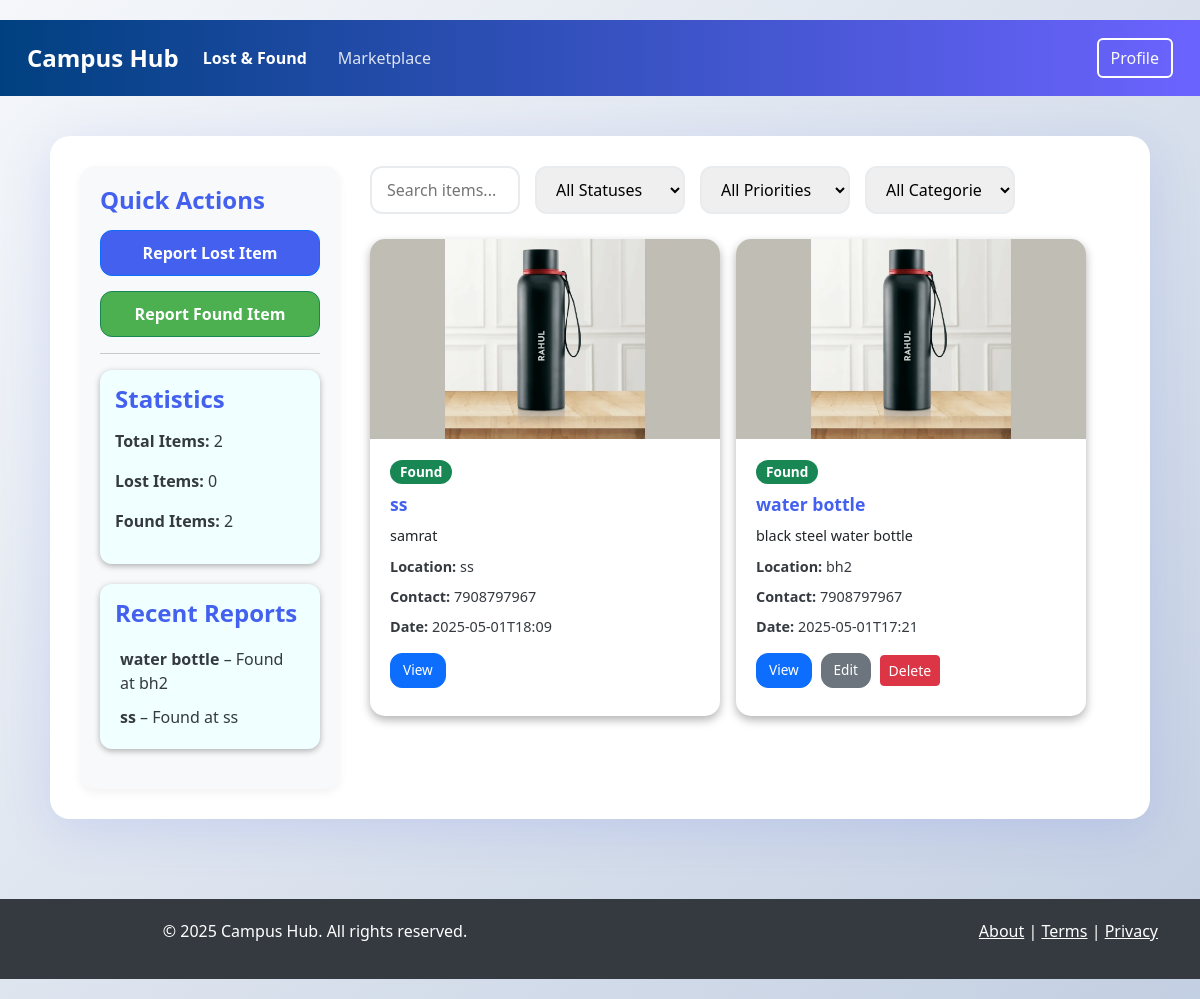
Screenshot of /lost/ (signed in) with the database file from the repository.
### tables this page shows
CREATE TABLE lost_found_item (
            id INTEGER PRIMARY KEY AUTOINCREMENT,
            name TEXT NOT NULL,
            description TEXT,
            category TEXT,
            status TEXT NOT NULL,
            priority INTEGER DEFAULT 1,
            image_path TEXT,
            date TEXT NOT NULL,
            location TEXT,
            contact_info TEXT,
            latitude REAL,
            longitude REAL,
            user_id INTEGER NOT NULL, found_by INTEGER, claimed_by INTEGER,
            FOREIGN KEY (user_id) REFERENCES user (id)
        );

### blueprints/lost_and_found/routes.py (the view)
@lost_and_found_bp.route('/')
@login_required
def dashboard():
    items = models.get_lost_found_items('date DESC')
    for item in items:
        if item.get('found_by'):
            item['found_by_user'] = models.get_user_by_id(item['found_by'])['username']
        else:
            item['found_by_user'] = None
        if item.get('claimed_by'):
            item['claimed_by_user'] = models.get_user_by_id(item['claimed_by'])['username']
        else:
            item['claimed_by_user'] = None
    items_prior = models.get_lost_found_items('priority DESC')
    total_items = len(items)
    total_lost = sum(1 for i in items if i['status'] == 'lost')
    total_found = sum(1 for i in items if i['status'] == 'found')
    recent_items = items_prior[:10]
    categories = models.get_categories('lost_found')
    return render_template('lost_and_found/dashboard.html',
                           user=models.get_user_by_id(current_user.id),
                           items=items,
                           total_items=total_items,
                           total_lost=total_lost,
                           total_found=total_found,
                           recent_items=recent_items,
                           categories=categories)

### Main.py (called while the page is built)
@login_manager.user_loader
def load_user(user_id):
    user = models.get_user_by_id(user_id)
    if user:
        return models.User(user['id'])
    return None

@app.context_processor
def inject_user_info():
    if current_user.is_authenticated:
        user = models.get_user_by_id(current_user.id)
        if user:
            return {'get_user_info': lambda: user}
    return {'get_user_info': lambda: None}

### models.py (called while the page is built, shortened)
def get_db_connection():
    conn = sqlite3.connect(DB_PATH)
    conn.row_factory = sqlite3.Row
    conn.execute('PRAGMA foreign_keys = ON')
    conn.execute('PRAGMA journal_mode = WAL')
    return conn

def get_user_by_id(user_id):
    conn = get_db_connection()
    cur = conn.cursor()
    cur.execute('SELECT * FROM user WHERE id = ?', (user_id,))
    user = cur.fetchone()
    conn.close()
    return dict(user) if user else None

def get_categories(type=None):
    conn = get_db_connection()
    cur = conn.cursor()
    if type:
        cur.execute('SELECT * FROM category WHERE type = ?', (type,))
    else:
        cur.execute('SELECT * FROM category')
    categories = [dict(row) for row in cur.fetchall()]
    conn.close()
    return categories

def get_lost_found_items(order_by=None, filters=None):
    conn = get_db_connection()
    cur = conn.cursor()
    query = '''
        SELECT i.*, u.username
        FROM lost_found_item i
        JOIN user u ON i.user_id = u.id
    '''
    params = []
    if order_by:
        query += f" ORDER BY i.{order_by}"
    cur.execute(query, params)
    items = [dict(row) for row in cur.fetchall()]
    conn.close()
    return items

### templates/lost_and_found/dashboard.html (shortened to what this page needs)
{% extends "base.html" %}
{% block lost_found_active %}active{% endblock %}
{% block content %}
<div class="hub-container">
  <div id="main-content">
    <div id="sidebar">
      <h4>Quick Actions</h4>
      <a href="{{ url_for('lost_and_found.report') }}" class="btn btn-primary">Report Lost Item</a>
      <a href="{{ url_for('lost_and_found.report') }}" class="btn btn-success">Report Found Item</a>
      <hr>
      <div class="stats">
      <h4>Statistics</h4>
      <div class="stats-box">
        <p><strong>Total Items:</strong> {{ total_items or 0 }}</p>
        <p><strong>Lost Items:</strong> {{ total_lost or 0 }}</p>
        <p><strong>Found Items:</strong> {{ total_found or 0 }}</p>
      </div>
      </div>
      <div class="recentRep">
      <h4>Recent Reports</h4>
      {% if recent_items %}
        {% for item in recent_items %}
          <div class="recent-item">
            <strong>{{ item.name }}</strong> &ndash; {{ item.status|capitalize }} at {{ item.location }}
          </div>
        {% endfor %}
      {% else %}
        <p>No recent items.</p>
      {% endif %}
    </div>
    </div>
    <div id="content">
      <div class="filters-container">
        <input type="text" id="search" placeholder="Search items...">
        <select id="status-filter">
          <option value="all">All Statuses</option>
        </select>
        <select id="priority-filter">
          <option value="all">All Priorities</option>
        </select>
        <select id="category-filter">
          <option value="all">All Categories</option>
        </select>
      </div>
      <div id="items" class="d-flex flex-wrap gap-3">
        {% if items %}
          {% for item in items %}
            <div class="item-card" data-status="{{ item.status }}" data-priority="{{ item.priority }}" data-category="{{ item.category }}">
              <img src="{{ url_for('static', filename=item.image_path[1:]) if item.image_path else '' }}" alt="Item Image">
              <div class="card-body">
                <span class="badge {{ 'bg-danger' if item.status=='lost' else 'bg-success' }}">
                  {{ item.status|capitalize }}
                </span>
                <h5>{{ item.name }}</h5>
                <p>{{ item.description|truncate(100) }}</p>
                <div><strong>Location:</strong> {{ item.location }}</div>
                <div><strong>Contact:</strong> {{ item.contact_info }}</div>
                <div><strong>Date:</strong> {{ item.date }}</div>
                <div class="mt-3">
                  <a href="{{ url_for('lost_and_found.item_detail', item_id=item.id) }}" class="btn btn-primary btn-sm">View</a>
                  {% if item.user_id == current_user.id or user.is_admin %}
                    <a href="{{ url_for('lost_and_found.edit_item', item_id=item.id) }}" class="btn btn-secondary btn-sm">Edit</a>
                    <form method="post" action="{{ url_for('lost_and_found.delete_item', item_id=item.id) }}" class="d-inline">
                      <button type="submit" class="btn btn-danger btn-sm">Delete</button>
                    </form>
                  {% endif %}
                </div>
              </div>
            </div>
          {% endfor %}
        {% else %}
          <p>No items found. <a href="{{ url_for('lost_and_found.report') }}">Report an item?</a></p>
        {% endif %}
      </div>
    </div>
  </div>
</div>
{% endblock %}

### templates/base.html (shortened to what this page needs)
<!DOCTYPE html>
<html lang="en">
<head>
    <link rel="stylesheet" href="https://cdn.jsdelivr.net/npm/bootstrap@5.3.0/dist/css/bootstrap.min.css">
    <link rel="stylesheet" href="https://cdnjs.cloudflare.com/ajax/libs/font-awesome/6.0.0/css/all.min.css">
</head>
<body>
    <nav class="navbar navbar-expand-lg">
        <div class="container-fluid">
            <a class="navbar-brand" href="#">Campus Hub</a>
            <div class="collapse navbar-collapse" id="navbarNav">
                <ul class="navbar-nav me-auto mb-2 mb-lg-0">
                    <li class="nav-item">
                        <a class="nav-link {% block lost_found_active %}{% endblock %}" href="{{ url_for('lost_and_found.dashboard') }}">Lost & Found</a>
                    </li>
                    <li class="nav-item">
                        <a class="nav-link {% block marketplace_active %}{% endblock %}" href="{{ url_for('marketplace.dashboard') }}">Marketplace</a>
                    </li>
                </ul>
                <div class="d-flex">
                    {% if current_user.is_authenticated %}
                        {% if current_user.id == 'temp' %}
                            <a href="{{ url_for('auth.login') }}" class="btn btn-outline-light">Login</a>
                        {% else %}
                            <a href="{{ url_for('auth.profile') }}" class="btn btn-outline-light">Profile</a>
                        {% endif %}
                    {% else %}
                        <a href="{{ url_for('auth.login') }}" class="btn btn-outline-light me-2">Login</a>
                        <a href="{{ url_for('auth.register') }}" class="btn btn-outline-light">Register</a>
                    {% endif %}
                </div>
            </div>
        </div>
    </nav>
    <div class="container main-content">
        {% block content %}{% endblock %}
    </div>
    <footer>
        <div class="container">
            <div class="row">
                <div class="col-md-6">
                    <p>&copy; 2025 Campus Hub. All rights reserved.</p>
                </div>
                <div class="col-md-6">
                    <p class="text-end">
                        <a href="#" class="text-white">About</a> |
                        <a href="#" class="text-white">Terms</a> |
                        <a href="#" class="text-white">Privacy</a>
                    </p>
                </div>
            </div>
        </div>
    </footer>
</body>
</html>

### templates/base.html (style rules this page uses)
body { font-family: 'Arial', sans-serif; background-color: #f9fafc; color: #343a40; }
.navbar { background: linear-gradient(90deg, #004080, #6c63ff); color: white; padding: 15px; }
.navbar-brand { font-weight: bold; color: white !important; font-size: 1.5rem; }
.nav-link { color: rgba(255, 255, 255, 0.85) !important; margin-right: 15px; transition: color 0.3s; }
.nav-link.active { font-weight: bold; color: white !important; }
.btn-outline-light { border: 2px solid white; }
.main-content { padding: 20px; }
footer { background-color: #343a40; color: white; text-align: center; padding: 20px; margin-top: 40px; }
.badge { font-size: 0.8rem; padding: 5px 10px; border-radius: 20px; }

### templates/lost_and_found/dashboard.html (style rules this page uses)
:root { --primary: #4361ee; --secondary: #3f37c9; --accent: #4cc9f0; --light: #f8f9fa; --dark: #212529; --success: #4CAF50; --danger: #dc3545; --info: #17a2b8; }
body { background: linear-gradient(135deg, #f5f7fa 0%, #c3cfe2 100%); min-height: 100vh; font-family: 'Segoe UI', system-ui, -apple-system, sans-serif; padding: 20px 0; }
.hub-container { max-width: 1200px; margin: 20px auto; padding: 30px; background: #fff; border-radius: 20px; box-shadow: 0 10px 50px rgba(67, 97, 238, 0.15); }
#main-content { display: flex; gap: 30px; }
#sidebar { flex: 1 1 auto; background: var(--light); padding: 20px; border-radius: 15px; box-shadow: 0 4px 10px rgba(0,0,0,0.05); width: 500px; max-width: 500px; }
#sidebar h4 { color: var(--primary); margin-bottom: 15px; font-weight: 600; }
#sidebar a.btn { display: block; text-align: center; margin-bottom: 15px; padding: 10px 0; border-radius: 12px; font-weight: 600; color: #fff; transition: background 0.3s; }
#sidebar a.btn-primary { background: var(--primary); }
#sidebar a.btn-success { background: var(--success); }
.stats { box-shadow: 0 2px 6px rgba(0,0,0,0.3); padding: 15px; border-radius: 12px; margin-bottom: 20px; background-color:azure; }
.recentRep { box-shadow: 0 2px 6px rgba(0,0,0,0.3); padding: 15px; border-radius: 12px; margin-bottom: 20px; background-color:azure; }
.recent-item { padding: 5px; }
.filters-container { display: flex; margin-bottom: 25px; gap:15px; min-width: 750px; }
.filters-container input, .filters-container select { padding: 10px 15px; border-radius: 12px; border: 2px solid #e9ecef; width: 150px; transition: border-color 0.3s; }
.item-card { background: #fff; border-radius: 15px; box-shadow: 0 4px 10px rgba(0,0,0,0.3); overflow: hidden; transition: transform 0.3s, box-shadow 0.3s; width: 100%; max-width: 350px; }
.item-card img { width: 100%; height: 200px; object-fit: cover; }
.card-body { padding: 20px; }
.badge { font-size: 0.85rem; font-weight: 600; padding: 5px 10px; border-radius: 12px; display: inline-block; }
.bg-success { background: var(--success); color: #fff; }
.card-body h5 { color: var(--primary); margin: 10px 0; font-weight: 600; font-size: 1.1rem; }
.card-body p { color: var(--dark); font-size: 0.9rem; margin-bottom: 10px; }
.card-body div { margin-bottom: 8px; font-size: 0.9rem; }
.card-body a.btn { border-radius: 12px; font-size: 0.85rem; padding: 6px 12px; transition: background 0.3s; }
.btn-sm { margin-right: 5px; }

### rows the page displays
lost_found_item: name "water bottle", status "Found", location "bh2", image_path (picture), description "black steel water bottle", contact_info "7908797967", date "2025-05-01T17:21"
lost_found_item: name "ss", status "Found", location "ss", image_path (picture), description "samrat", contact_info "7908797967", date "2025-05-01T18:09"

### other values shown
{{ total_items or 0 }} "2"
{{ total_lost or 0 }} "0"
{{ total_found or 0 }} "2"
